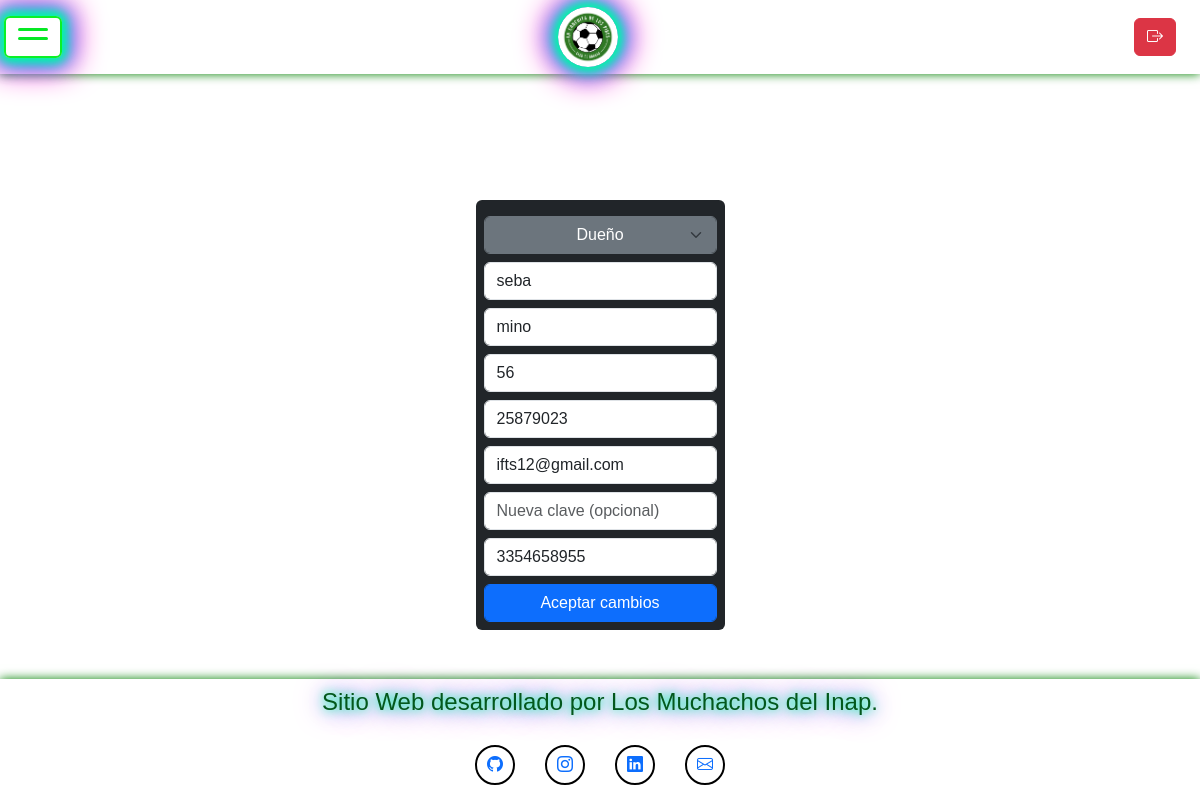
Before: /src/Views/modificar.php?id_empleado=3 (signed in) with the older database file.
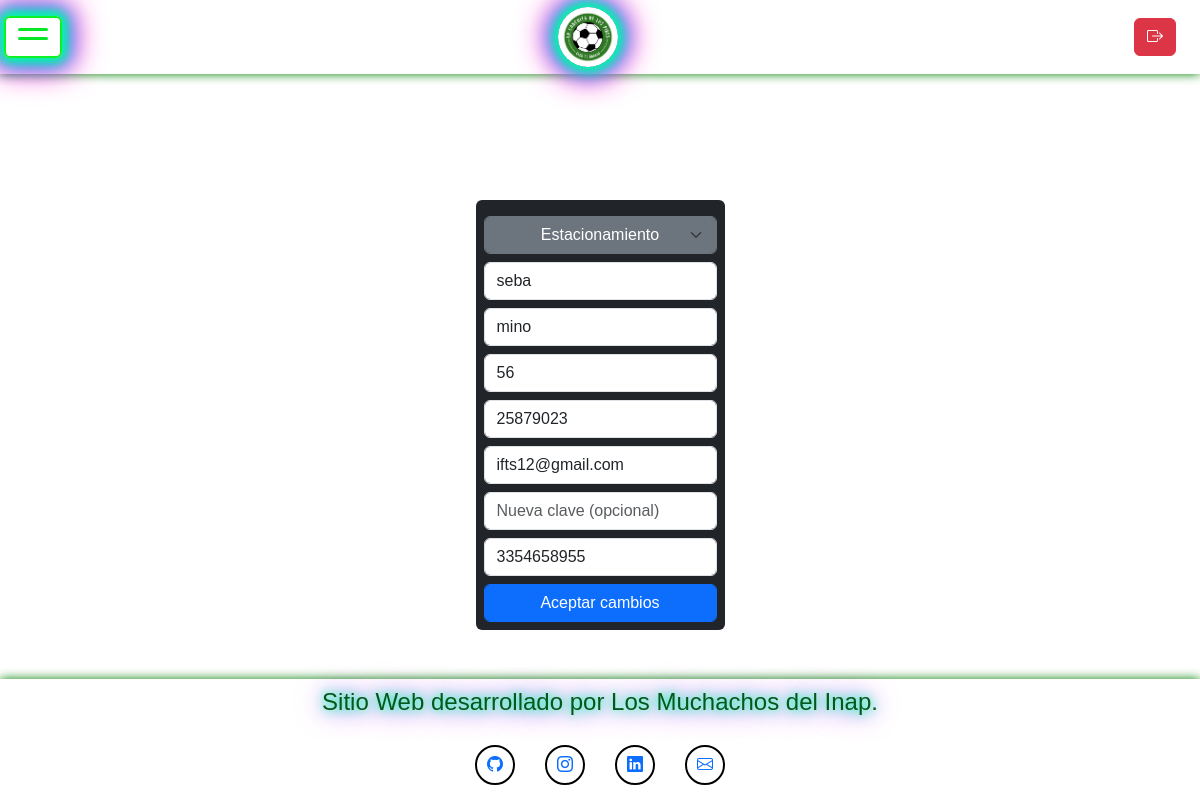
After: the same page with the newer database file.
### tables this page shows
CREATE TABLE `persona` (
  `id_persona` int(11) NOT NULL,
  `apellido` varchar(20) NOT NULL,
  `nombre` varchar(20) NOT NULL,
  `edad` varchar(3) NOT NULL,
  `dni` varchar(10) NOT NULL,
  `telefono` varchar(11) NOT NULL,
  `habilitado` int(1) NOT NULL DEFAULT 1,
  `cancelado` int(1) NOT NULL DEFAULT 0,
  `idCreate` timestamp NOT NULL DEFAULT current_timestamp(),
  `idUpdate` timestamp NOT NULL DEFAULT current_timestamp() ON UPDATE current_timestamp()
);

CREATE TABLE `roles` (
  `id_roles` int(11) NOT NULL,
  `idCreate` timestamp NOT NULL DEFAULT current_timestamp(),
  `idUpdate` timestamp NOT NULL DEFAULT current_timestamp() ON UPDATE current_timestamp(),
  `habilitado` int(11) NOT NULL DEFAULT 1,
  `cancelado` int(11) NOT NULL DEFAULT 0,
  `rol` varchar(20) NOT NULL
);

### src/Model/Empleado.php (called while the page is built, shortened)
<?php
class Empleado {
    private $id_empleado;
    private $id_rol;
    private $id_persona;
    private $id_usuario;
    public function __construct($id_rol, $id_persona, $id_usuario, $id_empleado = null) {
        $this->id_empleado = $id_empleado;
        $this->id_rol = $id_rol;
        $this->id_persona = $id_persona;
        $this->id_usuario = $id_usuario;
    }
    public function getIdEmpleado() { return $this->id_empleado; }
    public function getIdRol() { return $this->id_rol; }
    public function getIdPersona() { return $this->id_persona; }
    public function getIdUsuario() { return $this->id_usuario; }
    public static function buscarPorId($conn, $id_empleado) {
        $stmt = $conn->prepare("SELECT * FROM empleado WHERE id_empleado = ?");
        $stmt->bind_param("i", $id_empleado);
        $stmt->execute();
        $resultado = $stmt->get_result();
        if ($fila = $resultado->fetch_assoc()) {
            return new Empleado($fila['id_rol'], $fila['id_persona'], $fila['id_usuario'], $fila['id_empleado']);
        }
        return null;
    }
}

### src/Model/Persona.php (called while the page is built, shortened)
<?php
class Persona
{
    private $nombre;
    private $apellido;
    private $edad;
    private $dni;
    private $telefono;
    public function __construct($nombre, $apellido, $edad, $dni, $telefono, $id_persona = null)
    {
        $this->nombre = $nombre;
        $this->apellido = $apellido;
        $this->edad = $edad;
        $this->dni = $dni;
        $this->telefono = $telefono;
    }
    public function getNombre()
    {
        return $this->nombre;
    }
    public function getApellido()
    {
        return $this->apellido;
    }
    public function getEdad()
    {
        return $this->edad;
    }
    public function getDni()
    {
        return $this->dni;
    }
    public function getTelefono()
    {
        return $this->telefono;
    }
    public static function buscarPorId($conn, $id)
    {
        $stmt = $conn->prepare("SELECT * FROM persona WHERE id_persona = ?");
        $stmt->bind_param("i", $id);
        $stmt->execute();
        $resultado = $stmt->get_result();
        if ($fila = $resultado->fetch_assoc()) {
            return new Persona($fila['nombre'], $fila['apellido'], $fila['edad'], $fila['dni'], $fila['telefono'], $fila['id_persona']);
        }
        return null;
    }
}

### src/Model/Usuario.php (called while the page is built, shortened)
<?php
class Usuario {
    private $email;
    public function __construct($email, $clave, $id_persona, $id_usuario = null, $hash = true) {
        $this->email = $email;
    }
    public function getEmail() { return $this->email; }
    public static function buscarPorId($conn, $id) {
        $stmt = $conn->prepare("SELECT * FROM usuario WHERE id_usuario = ?");
        $stmt->bind_param("i", $id);
        $stmt->execute();
        $resultado = $stmt->get_result();
        if ($fila = $resultado->fetch_assoc()) {
            return new Usuario($fila['email'], $fila['clave'], $fila['id_persona'], $fila['id_usuario'], false);
        }
        return null;
    }
}

### src/Views/modificar.php (the view, shortened to what the changed rows need)
<?php
require_once __DIR__ . '/../Model/Empleado.php';
require_once __DIR__ . '/../Model/Persona.php';
require_once __DIR__ . '/../Model/Usuario.php';
$conn = (new ConectionDB())->getConnection();
$id_empleado = $_GET['id_empleado'] ?? null;
$empleado = null;
$roles = [];
if ($id_empleado) {
    $empleadoObj = Empleado::buscarPorId($conn, $id_empleado);
    if ($empleadoObj) {
        $personaObj = Persona::buscarPorId($conn, $empleadoObj->getIdPersona());
        $usuarioObj = Usuario::buscarPorId($conn, $empleadoObj->getIdUsuario());
        $empleado = [
            "id_empleado" => $empleadoObj->getIdEmpleado(),
            "id_persona"  => $empleadoObj->getIdPersona(),
            "id_usuario"  => $empleadoObj->getIdUsuario(),
            "nombre"      => $personaObj ? $personaObj->getNombre() : '',
            "apellido"    => $personaObj ? $personaObj->getApellido() : '',
            "edad"        => $personaObj ? $personaObj->getEdad() : '',
            "dni"         => $personaObj ? $personaObj->getDni() : '',
            "telefono"    => $personaObj ? $personaObj->getTelefono() : '',
            "email"       => $usuarioObj ? $usuarioObj->getEmail() : '',
            "id_rol"      => $empleadoObj->getIdRol()
        ];
    }
    $resultRoles = $conn->query("SELECT id_roles, rol FROM roles");
    while ($row = $resultRoles->fetch_assoc()) {
        $roles[] = $row;
    }
} else {
    echo "<div class='alert alert-danger'>No se recibió el ID del empleado.</div>";
    exit;
}
?>
<!DOCTYPE html>
<html lang="es">
<?php include_once __DIR__ . '/../Template/head.php'; ?>
<body class="content">
    <div class="centrar">
        <form method="post" action="<?php echo BASE_URL; ?>/src/Controllers/modificarEmpleado.php" class="d-grid bg-dark p-2 rounded">
            <select name="rol" class="mt-2 form-select form-control btn btn-secondary">
                <?php foreach ($roles as $rol) { ?>
                    <option value="<?php echo $rol['id_roles']; ?>" <?php if ($rol['id_roles'] == $empleado['id_rol']) echo 'selected'; ?>>
                        <?php echo $rol['rol']; ?>
                    </option>
                <?php } ?>
            </select>
            <input type="text" name="nombre" value="<?php echo $empleado["nombre"]; ?>" class="mt-2 form-control">
            <input type="text" name="apellido" value="<?php echo $empleado["apellido"]; ?>" class="mt-2 form-control">
            <input type="text" name="edad" value="<?php echo $empleado["edad"]; ?>" class="mt-2 form-control">
            <input type="text" name="dni" value="<?php echo $empleado["dni"]; ?>" class="mt-2 form-control">
            <input type="email" name="usuario" value="<?php echo $empleado["email"]; ?>" class="mt-2 form-control">
            <input type="password" name="clave" value="" placeholder="Nueva clave (opcional)" class="mt-2 form-control">
            <input type="text" name="telefono" value="<?php echo $empleado["telefono"]; ?>" class="mt-2 form-control">
            <button type="submit" name="modificar" class="mt-2 btn btn-primary form-control">Aceptar cambios</button>
        </form>
    </div>
</body>
</html>

Changed rows visible on the page:
changed persona "seba": rol "Dueño" → (not shown)
Other visible differences:
form field rol: (not shown) → "Estacionamiento"
